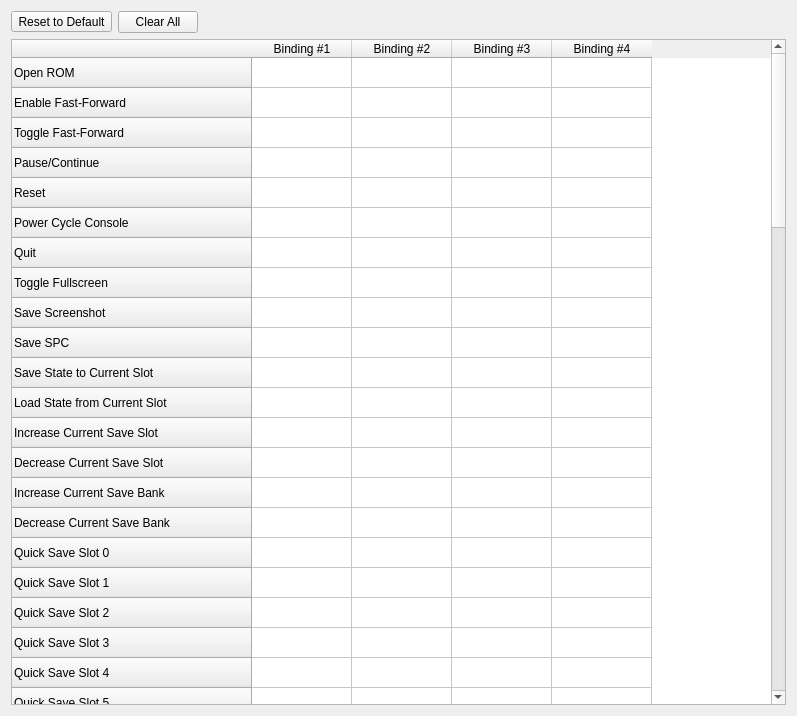
<?xml version="1.0" encoding="UTF-8"?>
<ui version="4.0">
 <class>ShortcutsPanel</class>
 <widget class="QWidget" name="ShortcutsPanel">
  <property name="geometry">
   <rect>
    <x>0</x>
    <y>0</y>
    <width>797</width>
    <height>716</height>
   </rect>
  </property>
  <property name="windowTitle">
   <string>Form</string>
  </property>
  <layout class="QVBoxLayout" name="verticalLayout">
   <item>
    <layout class="QHBoxLayout" name="horizontalLayout">
     <item>
      <widget class="QToolButton" name="toolButton_reset_to_default">
       <property name="text">
        <string>Reset to Default</string>
       </property>
      </widget>
     </item>
     <item>
      <widget class="QPushButton" name="pushButton_clear_all">
       <property name="text">
        <string>Clear All</string>
       </property>
      </widget>
     </item>
     <item>
      <spacer name="horizontalSpacer">
       <property name="orientation">
        <enum>Qt::Horizontal</enum>
       </property>
       <property name="sizeHint" stdset="0">
        <size>
         <width>40</width>
         <height>20</height>
        </size>
       </property>
      </spacer>
     </item>
    </layout>
   </item>
   <item>
    <widget class="QTableWidget" name="tableWidget_shortcuts">
     <property name="sizePolicy">
      <sizepolicy hsizetype="Expanding" vsizetype="Expanding">
       <horstretch>0</horstretch>
       <verstretch>0</verstretch>
      </sizepolicy>
     </property>
     <property name="whatsThis">
      <string>&lt;html&gt;&lt;head/&gt;&lt;body&gt;&lt;p&gt;This box lists application shortcuts. There are 4 slots, so you can assign 4 different keys or buttons to one function.&lt;/p&gt;&lt;p&gt;To set a binding, click a box or highlight it with the keyboard and press Enter/Return. The box will show three dots &amp;quot;...&amp;quot;. Press the desired key or gamepad button to assign it to that box. The Escape key will clear the box.&lt;/p&gt;&lt;/body&gt;&lt;/html&gt;</string>
     </property>
     <row>
      <property name="text">
       <string>Open ROM</string>
      </property>
     </row>
     <row>
      <property name="text">
       <string>Enable Fast-Forward</string>
      </property>
     </row>
     <row>
      <property name="text">
       <string>Toggle Fast-Forward</string>
      </property>
     </row>
     <row>
      <property name="text">
       <string>Pause/Continue</string>
      </property>
     </row>
     <row>
      <property name="text">
       <string>Reset</string>
      </property>
     </row>
     <row>
      <property name="text">
       <string>Power Cycle Console</string>
      </property>
     </row>
     <row>
      <property name="text">
       <string>Quit</string>
      </property>
     </row>
     <row>
      <property name="text">
       <string>Toggle Fullscreen</string>
      </property>
     </row>
     <row>
      <property name="text">
       <string>Save Screenshot</string>
      </property>
     </row>
     <row>
      <property name="text">
       <string>Save SPC</string>
      </property>
     </row>
     <row>
      <property name="text">
       <string>Save State to Current Slot</string>
      </property>
     </row>
     <row>
      <property name="text">
       <string>Load State from Current Slot</string>
      </property>
     </row>
     <row>
      <property name="text">
       <string>Increase Current Save Slot</string>
      </property>
     </row>
     <row>
      <property name="text">
       <string>Decrease Current Save Slot</string>
      </property>
     </row>
     <row>
      <property name="text">
       <string>Increase Current Save Bank</string>
      </property>
     </row>
     <row>
      <property name="text">
       <string>Decrease Current Save Bank</string>
      </property>
     </row>
     <row>
      <property name="text">
       <string>Quick Save Slot 0</string>
      </property>
     </row>
     <row>
      <property name="text">
       <string>Quick Save Slot 1</string>
      </property>
     </row>
     <row>
      <property name="text">
       <string>Quick Save Slot 2</string>
      </property>
     </row>
     <row>
      <property name="text">
       <string>Quick Save Slot 3</string>
      </property>
     </row>
     <row>
      <property name="text">
       <string>Quick Save Slot 4</string>
      </property>
     </row>
     <row>
      <property name="text">
       <string>Quick Save Slot 5</string>
      </property>
     </row>
     <row>
      <property name="text">
       <string>Quick Save Slot 6</string>
      </property>
     </row>
     <row>
      <property name="text">
       <string>Quick Save Slot 7</string>
      </property>
     </row>
     <row>
      <property name="text">
       <string>Quick Save Slot 8</string>
      </property>
     </row>
     <row>
      <property name="text">
       <string>Quick Save Slot 9</string>
      </property>
     </row>
     <row>
      <property name="text">
       <string>Quick Load Slot 0</string>
      </property>
     </row>
     <row>
      <property name="text">
       <string>Quick Load Slot 1</string>
      </property>
     </row>
     <row>
      <property name="text">
       <string>Quick Load Slot 2</string>
      </property>
     </row>
     <row>
      <property name="text">
       <string>Quick Load Slot 3</string>
      </property>
     </row>
     <row>
      <property name="text">
       <string>Quick Load Slot 4</string>
      </property>
     </row>
     <row>
      <property name="text">
       <string>Quick Load Slot 5</string>
      </property>
     </row>
     <row>
      <property name="text">
       <string>Quick Load Slot 6</string>
      </property>
     </row>
     <row>
      <property name="text">
       <string>Quick Load Slot 7</string>
      </property>
     </row>
     <row>
      <property name="text">
       <string>Quick Load Slot 8</string>
      </property>
     </row>
     <row>
      <property name="text">
       <string>Quick Load Slot 9</string>
      </property>
     </row>
     <row>
      <property name="text">
       <string>Select Slot 0</string>
      </property>
     </row>
     <row>
      <property name="text">
       <string>Select Slot 1</string>
      </property>
     </row>
     <row>
      <property name="text">
       <string>Select Slot 2</string>
      </property>
     </row>
     <row>
      <property name="text">
       <string>Select Slot 3</string>
      </property>
     </row>
     <row>
      <property name="text">
       <string>Select Slot 4</string>
      </property>
     </row>
     <row>
      <property name="text">
       <string>Select Slot 5</string>
      </property>
     </row>
     <row>
      <property name="text">
       <string>Select Slot 6</string>
      </property>
     </row>
     <row>
      <property name="text">
       <string>Select Slot 7</string>
      </property>
     </row>
     <row>
      <property name="text">
       <string>Select Slot 8</string>
      </property>
     </row>
     <row>
      <property name="text">
       <string>Select Slot 9</string>
      </property>
     </row>
     <row>
      <property name="text">
       <string>Save State with Preview</string>
      </property>
     </row>
     <row>
      <property name="text">
       <string>Load State with Preview</string>
      </property>
     </row>
     <row>
      <property name="text">
       <string>Save State to File</string>
      </property>
     </row>
     <row>
      <property name="text">
       <string>Load State from File</string>
      </property>
     </row>
     <row>
      <property name="text">
       <string>Rewind</string>
      </property>
     </row>
     <row>
      <property name="text">
       <string>Grab Mouse</string>
      </property>
     </row>
     <row>
      <property name="text">
       <string>Swap Controllers 1 and 2</string>
      </property>
     </row>
     <row>
      <property name="text">
       <string>Toggle BG Layer 0</string>
      </property>
     </row>
     <row>
      <property name="text">
       <string>Toggle BG Layer 1</string>
      </property>
     </row>
     <row>
      <property name="text">
       <string>Toggle BG Layer 2</string>
      </property>
     </row>
     <row>
      <property name="text">
       <string>Toggle BG Layer 3</string>
      </property>
     </row>
     <row>
      <property name="text">
       <string>Toggle Sprites</string>
      </property>
     </row>
     <row>
      <property name="text">
       <string>Change Backdrop Color</string>
      </property>
     </row>
     <row>
      <property name="text">
       <string>Toggle Sound Channel 1</string>
      </property>
     </row>
     <row>
      <property name="text">
       <string>Toggle Sound Channel 2</string>
      </property>
     </row>
     <row>
      <property name="text">
       <string>Toggle Sound Channel 3</string>
      </property>
     </row>
     <row>
      <property name="text">
       <string>Toggle Sound Channel 4</string>
      </property>
     </row>
     <row>
      <property name="text">
       <string>Toggle Sound Channel 5</string>
      </property>
     </row>
     <row>
      <property name="text">
       <string>Toggle Sound Channel 6</string>
      </property>
     </row>
     <row>
      <property name="text">
       <string>Toggle Sound Channel 7</string>
      </property>
     </row>
     <row>
      <property name="text">
       <string>Toggle Sound Channel 8</string>
      </property>
     </row>
     <row>
      <property name="text">
       <string>Toggle All Sound Channels</string>
      </property>
     </row>
     <row>
      <property name="text">
       <string>Start Recording</string>
      </property>
     </row>
     <row>
      <property name="text">
       <string>Stop Recording</string>
      </property>
     </row>
     <row>
      <property name="text">
       <string>Seek to Frame</string>
      </property>
     </row>
     <row>
      <property name="text">
       <string>Game Boy Model: Game Boy</string>
      </property>
     </row>
     <row>
      <property name="text">
       <string>Game Boy Model: Game Boy Color</string>
      </property>
     </row>
     <row>
      <property name="text">
       <string>Game Boy Model: Super Game Boy</string>
      </property>
     </row>
     <row>
      <property name="text">
       <string>Game Boy Model: Super Game Boy 2</string>
      </property>
     </row>
     <row>
      <property name="text">
       <string>Game Boy Model: Super Game Boy Color</string>
      </property>
     </row>
     <row>
      <property name="text">
       <string>BIOS Manager</string>
      </property>
     </row>
     <column>
      <property name="text">
       <string>Binding #1</string>
      </property>
     </column>
     <column>
      <property name="text">
       <string>Binding #2</string>
      </property>
     </column>
     <column>
      <property name="text">
       <string>Binding #3</string>
      </property>
     </column>
     <column>
      <property name="text">
       <string>Binding #4</string>
      </property>
     </column>
    </widget>
   </item>
  </layout>
 </widget>
 <resources/>
 <connections/>
</ui>
